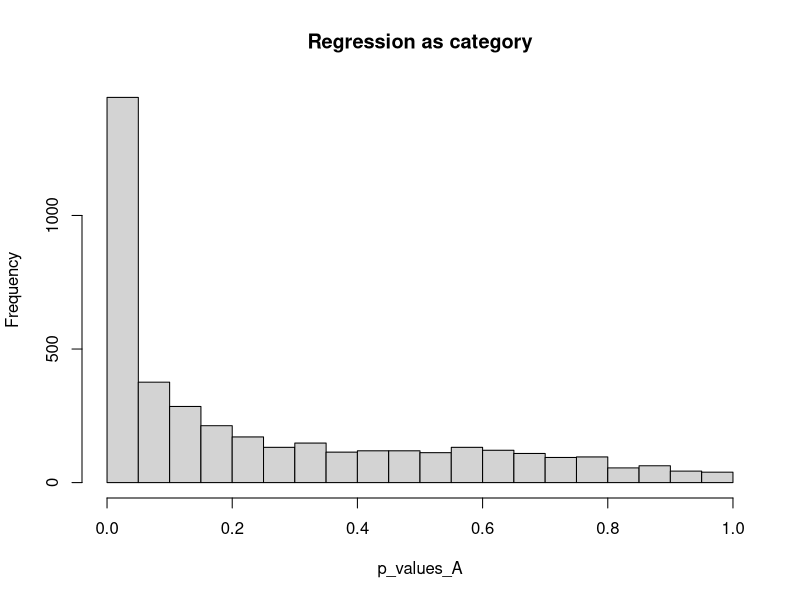
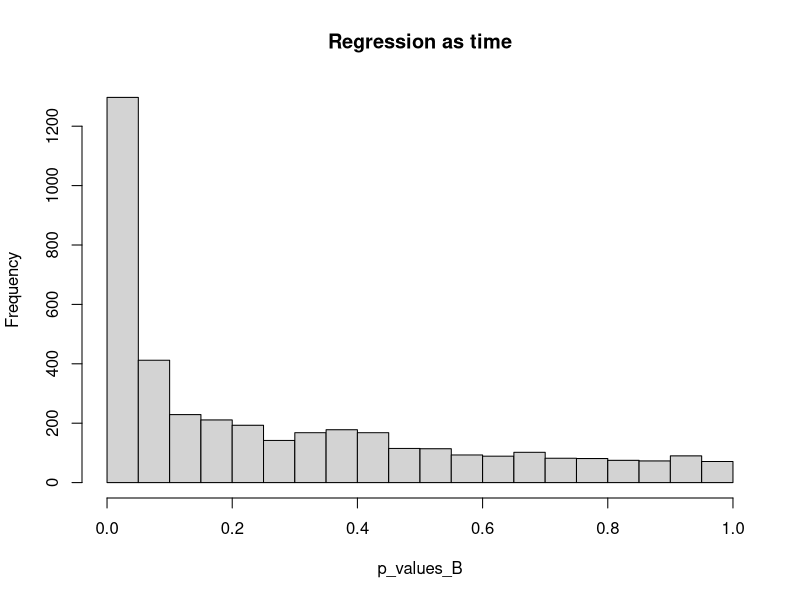
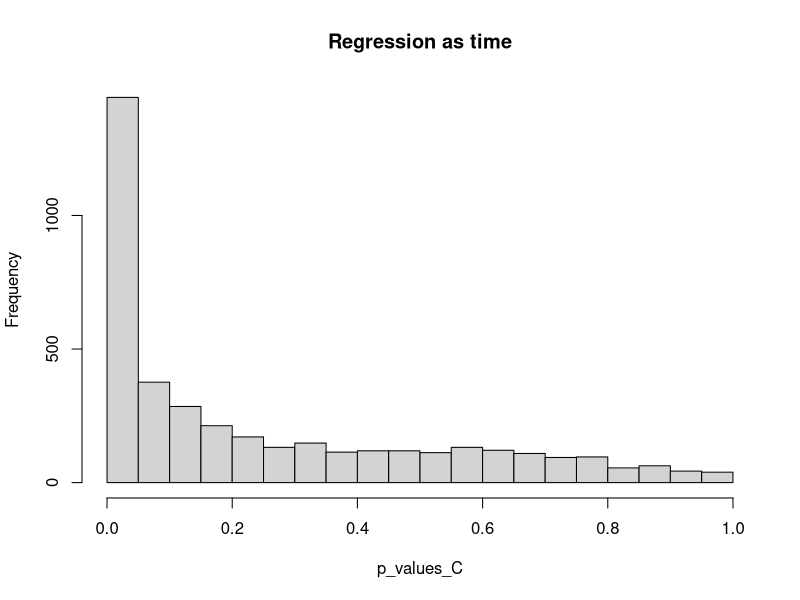
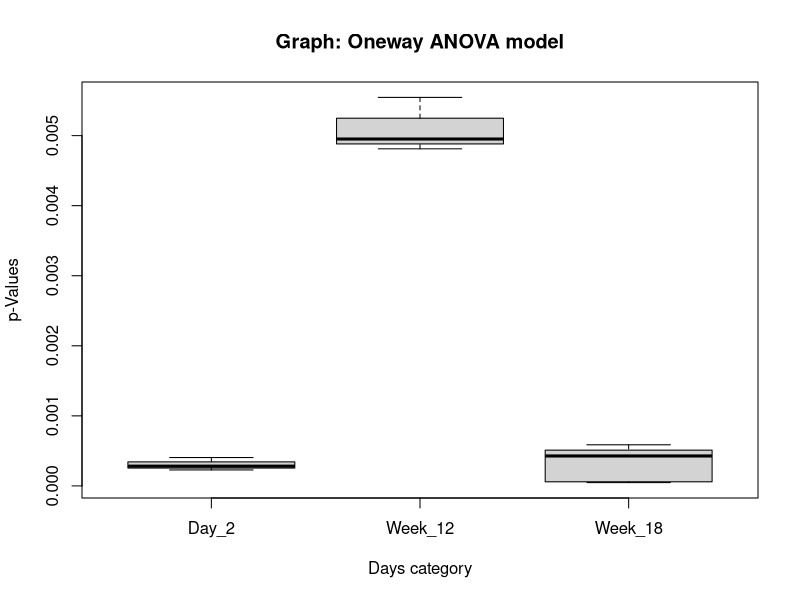
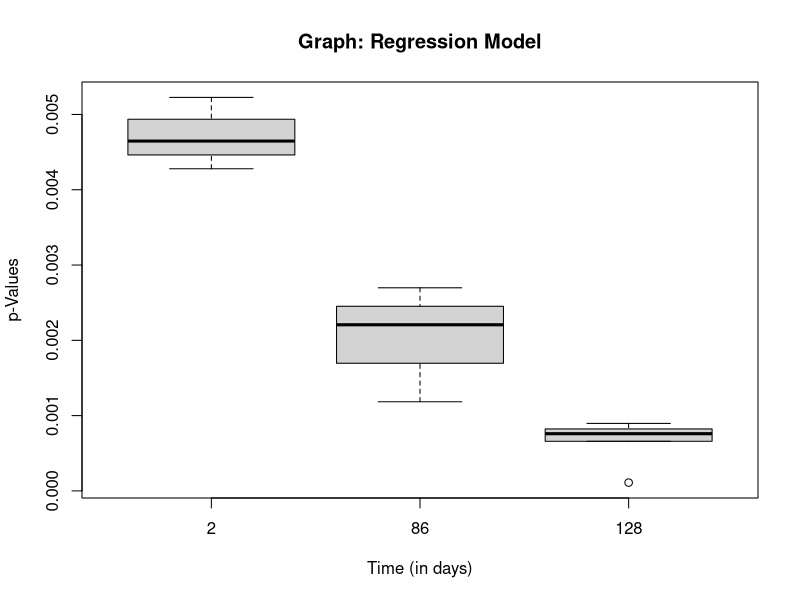
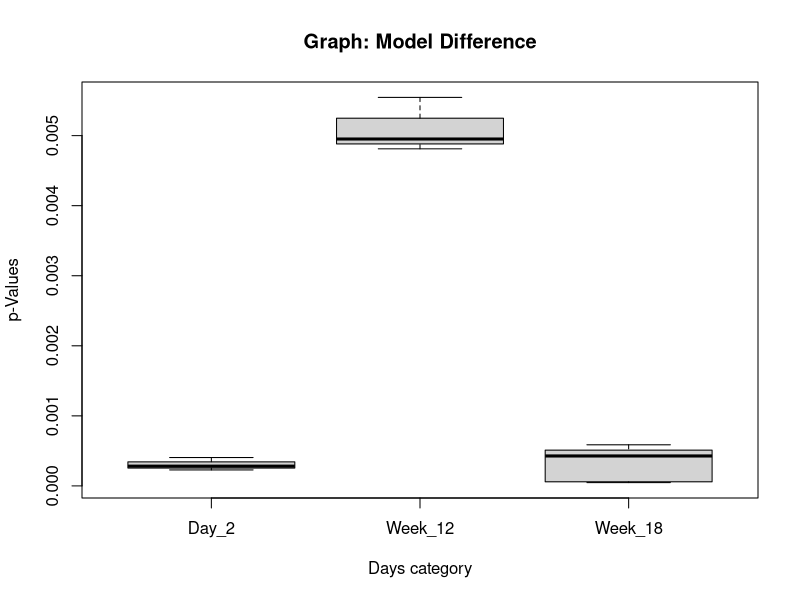

Reproduce these figures in R, in order.
### LAB-06 ------------ part-A ----------------------------------------

myT<-read.table("data/longitdunalRNASeqData/nc101_scaff_dataCounts.txt",sep="\t",header=TRUE,row.names=1)

# remove rare genes
myT <- myT[ apply( myT,1, median)> 5,]

myTNorm <- myT
for ( i in 1:ncol(myT))
{
  colSum = sum(myT[,i])
  myTNorm[,i] =myTNorm[,i]/colSum
}

p_values_A = vector()

for (i in 1:nrow(myTNorm)) {
  
  Day_2 = as.numeric (myTNorm [i, 1:3])
  Week_12 = as.numeric(myTNorm[i, 4:6])
  Week_18 = as.numeric(myTNorm[i, 7:11])
  
  myData = c(Day_2, Week_12, Week_18)
  
  genotypes = c(rep('Day_2', length(Day_2)), rep('Week_12', length(Week_12)),
                rep('Week_18', length(Week_18)))
  genotypes = factor(genotypes)
  myLm = lm(myData ~ genotypes, x=TRUE)
  pVal = anova(myLm)$"Pr(>F)"[1]
  p_values_A[i] = pVal
}

hist(p_values_A, breaks = 25, main = 'Regression as category')
pValue_adj_A = p.adjust(p_values_A, method = 'BH')
paste('Significant #genes: ',sum(pValue_adj_A <= 0.05))


### LAB-06 ------------ part-B ----------------------------------------

p_values_B = vector()

for (i in 1:nrow(myTNorm)) {
  
  Day_2 = as.numeric (myTNorm [i, 1:3])
  Week_12 = as.numeric(myTNorm[i, 4:6])
  Week_18 = as.numeric(myTNorm[i, 7:11])
  
  myData = c(Day_2, Week_12, Week_18)
  
  genotypes = c(rep(2, length(Day_2)), rep(86, length(Week_12)),
                rep(128, length(Week_18)))
  myLm = lm(myData ~ genotypes, x=TRUE)
  pVal = anova(myLm)$"Pr(>F)"[1]
  p_values_B[i] = pVal
}

hist(p_values_B, breaks = 25, main = 'Regression as time')
pValue_adj_B = p.adjust(p_values_B, method = 'BH')
paste('Significant #genes: ',sum(pValue_adj_B <= 0.05))


### LAB-06 ------------ part-C ----------------------------------------

p_values_C = vector()

for (i in 1:nrow(myTNorm)) {
  
  Day_2 = as.numeric (myTNorm [i, 1:3])
  Week_12 = as.numeric(myTNorm[i, 4:6])
  Week_18 = as.numeric(myTNorm[i, 7:11])
  
  myData = c(Day_2, Week_12, Week_18)
  
  genotypes = c(rep('Day_2', length(Day_2)), rep('Week_12', length(Week_12)),
                rep('Week_18', length(Week_18)))
  genotypes = factor(genotypes)
  myLm = lm(myData ~ genotypes, x=TRUE)
  full_residuals = sum(residuals(myLm)^2)
  reduced_residuals = sum((myData - mean(myData))^2)
  myF = ((reduced_residuals - full_residuals)/(10-8)/(full_residuals/8))
  pVal = pf(myF,2,8, lower.tail = FALSE)
  p_values_C[i] = pVal
}

hist(p_values_C, breaks = 25, main = 'Regression as time')
pValue_adj_C = p.adjust(p_values_C, method = 'BH')
paste('Significant #genes: ',sum(pValue_adj_C <= 0.05))


### LAB-06 ------------ part-D ----------------------------------------

index = 1:length(p_values_A)
length(index)



genotypes_A_C = c(rep('Day_2', 3), rep('Week_12', 3),
              rep('Week_18', 5))
cats_A_C = factor(genotypes_A_C)
cats_B = c(rep(2, 3), rep(86, 3),
              rep(128, 5))

# box plotting graph for (A)
myFrame <- data.frame( index, p_values_A,p_values_B,p_values_C)
myFrame <- myFrame[ order(myFrame$p_values_A), ]
boxplot( as.numeric( myTNorm[ myFrame$index[1],]) ~ cats_A_C, main = 'Graph: Oneway ANOVA model', 
         xlab = 'Days category', ylab = 'p-Values')

# box plotting graph for (B)
myFrame <- data.frame( index, p_values_A,p_values_B,p_values_C)
myFrame <- myFrame[ order(myFrame$p_values_B), ]
boxplot( as.numeric( myTNorm[ myFrame$index[1],]) ~ cats_B, main = 'Graph: Regression Model', 
         xlab = 'Time (in days)', ylab = 'p-Values')

# box plotting graph for (C)
myFrame <- data.frame( index, p_values_A,p_values_B,p_values_C)
myFrame <- myFrame[ order(myFrame$p_values_C), ]
boxplot( as.numeric( myTNorm[ myFrame$index[1],]) ~ cats_A_C, main = 'Graph: Model Difference', 
         xlab = 'Days category', ylab = 'p-Values')
